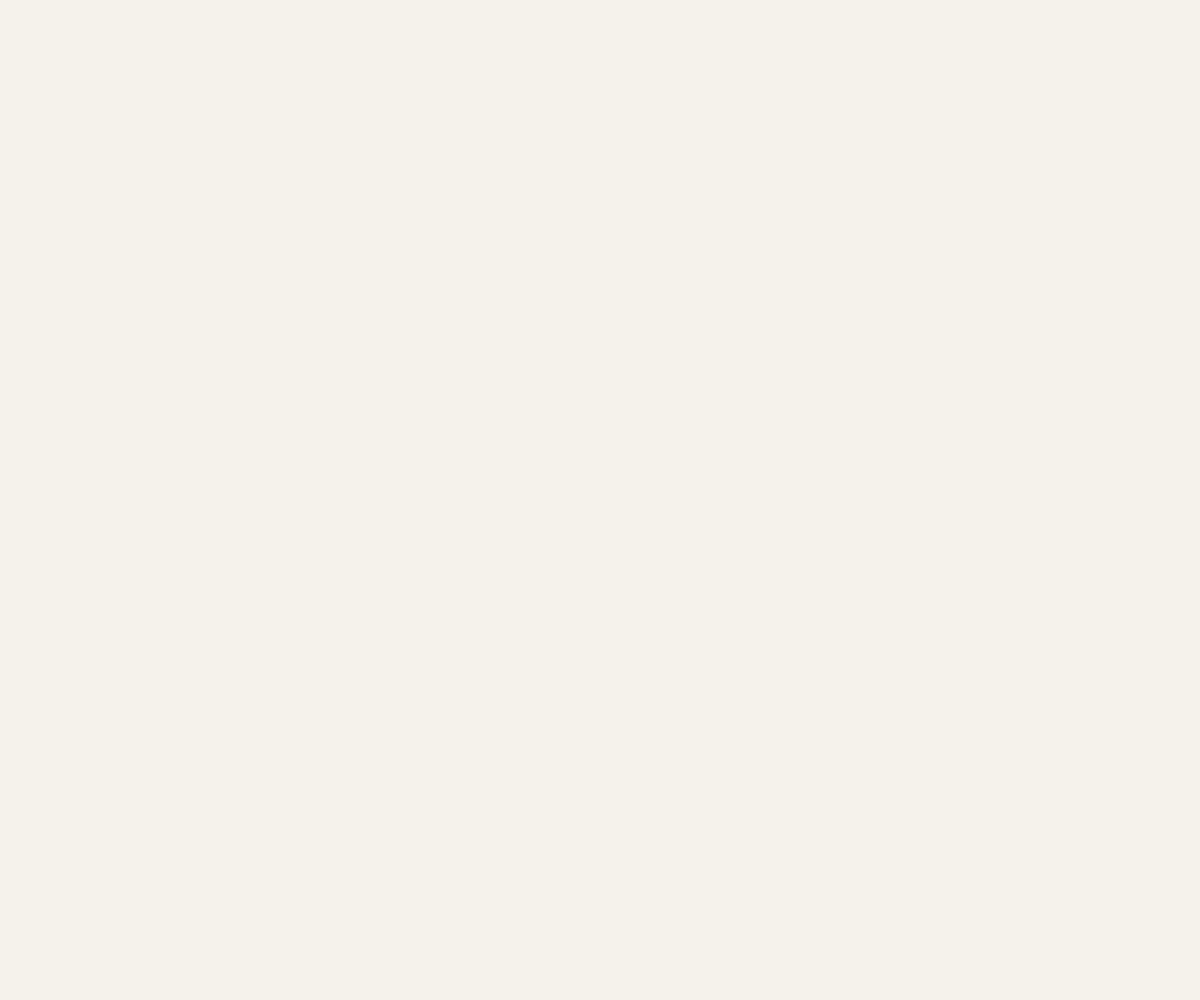
Frame 1 (no input)
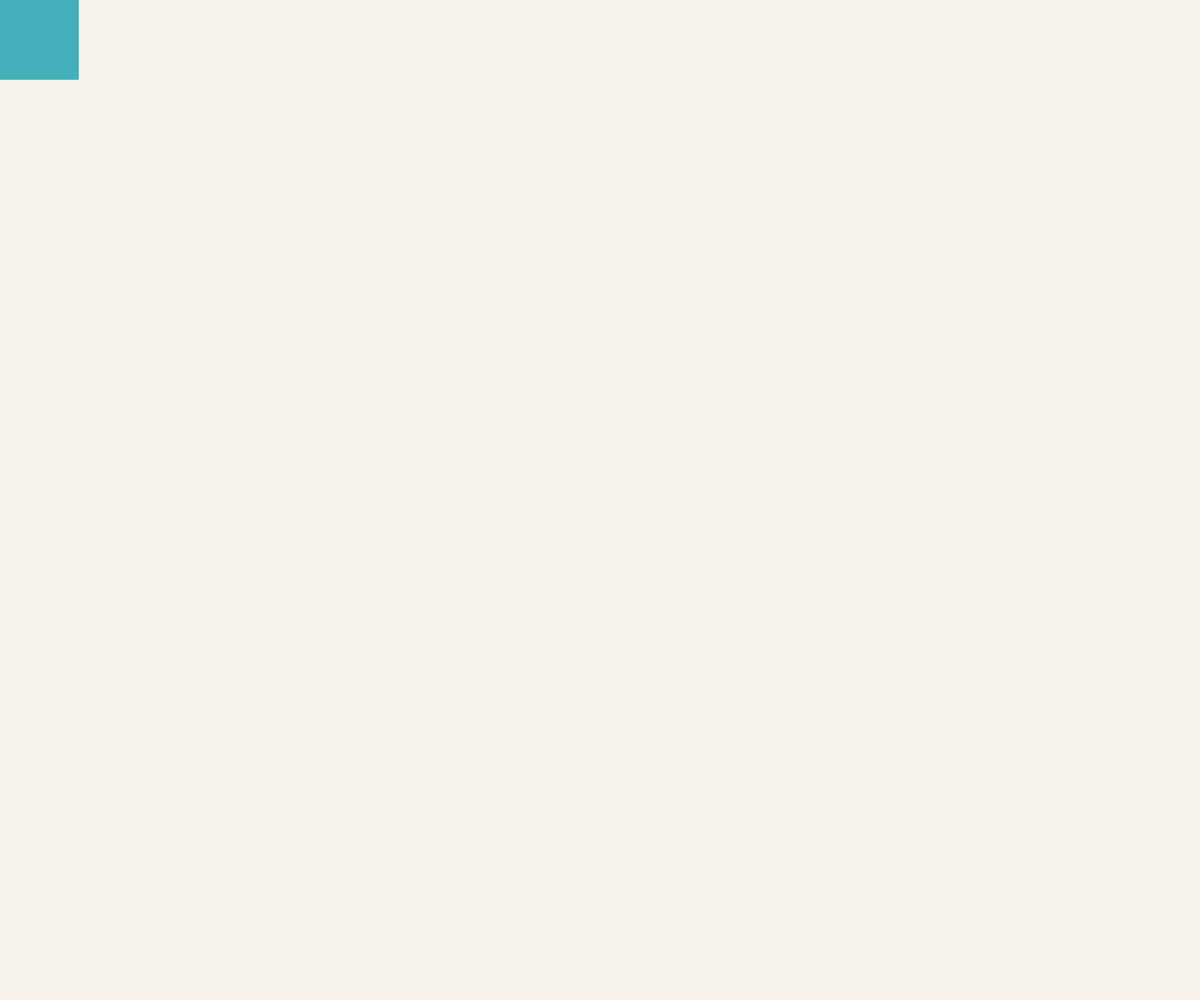
Frame 60 (no input)
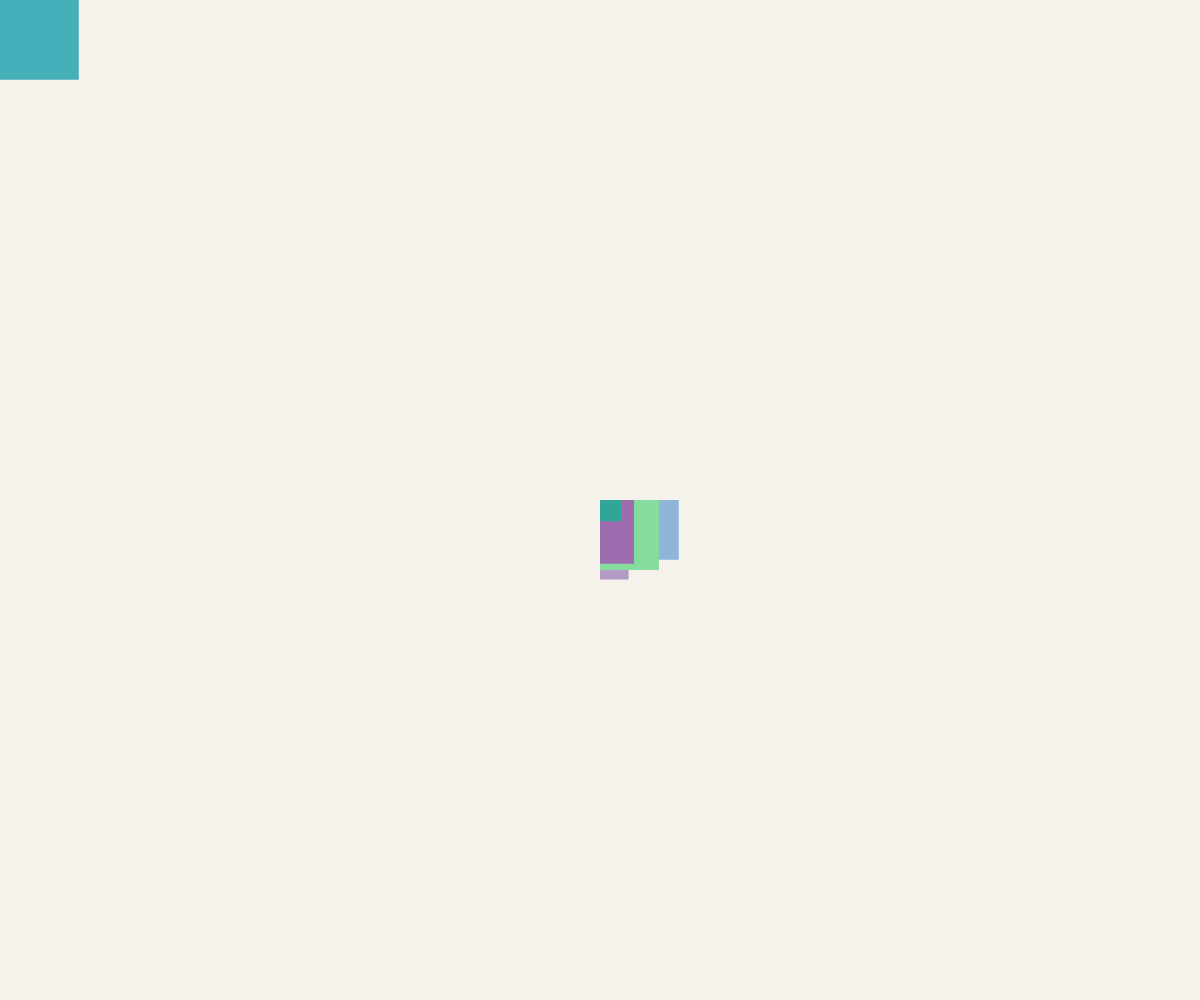
Frame 120 (the mouse pressed at the canvas centre since frame 60)

The p5.js sketch that drew these frames (run headless with seeded random() and noise() and a simulated clock; from frame 60 on, the mouse is pressed at the canvas centre):

// p5.js sketch
// ── sketch.js
function setup() {
  createCanvas(windowWidth, windowHeight);
  background(245, 242, 235);
  noStroke();
}

function draw() {
    if (frameCount % 7 == 0) {
  fill(random(50, 200), random(100, 220), random(150, 255));

    if (random(1) < 0.7) {
      rect(mouseX, mouseY, random(20, 80), random(20, 80));
    } else {
      square(mouseX, mouseY, random(20, 70));

    }
 }
  }
